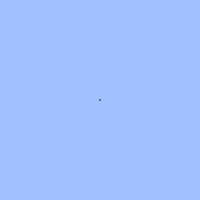
Frame 1 (no input)
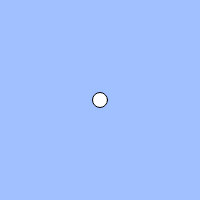
Frame 60 (no input)
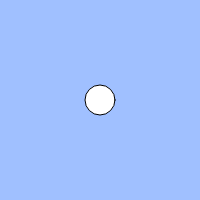
Frame 120 (the mouse pressed at the canvas centre since frame 60)

The p5.js sketch that drew these frames (run headless with seeded random() and noise() and a simulated clock; from frame 60 on, the mouse is pressed at the canvas centre):

// p5.js sketch
// ── sketch.js
// 練習問題「心臓の鼓動のように大きくなったり小さくなったりする円」
let count;
let cycle;

function setup(){
  createCanvas(200, 200);
  count = 0;
  cycle = 100;
}

function draw(){
  background(160, 192, 255);
  

if(keyIsDown(LEFT_ARROW)){
  count = (count + 1) % cycle;

  // BLANK[1]
  let size = count;
  if(count > 50){
    ellipse(width / 2, height / 2, size - ((size - 50)* 2))
  }
 else{
  ellipse(width / 2, height / 2, size);
}
}
else{
  count = (count + 0.25) % cycle;

  // BLANK[1]
  let size = count;
  if(count > 50){
    ellipse(width / 2, height / 2, size - ((size - 50)* 2))
  }
 else{
  ellipse(width / 2, height / 2, size);
}
}}
